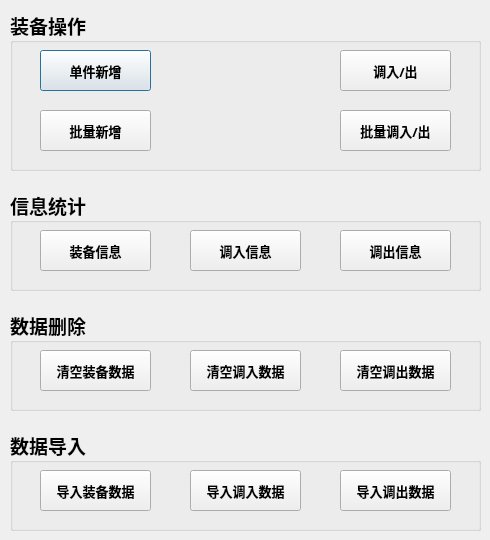
<?xml version="1.0" encoding="UTF-8"?>
<ui version="4.0">
 <class>home</class>
 <widget class="QDialog" name="home">
  <property name="geometry">
   <rect>
    <x>0</x>
    <y>0</y>
    <width>490</width>
    <height>540</height>
   </rect>
  </property>
  <property name="windowTitle">
   <string>机要装备管理系统V2</string>
  </property>
  <widget class="QGroupBox" name="groupBox">
   <property name="geometry">
    <rect>
     <x>10</x>
     <y>10</y>
     <width>471</width>
     <height>161</height>
    </rect>
   </property>
   <property name="font">
    <font>
     <family>微软雅黑</family>
     <pointsize>14</pointsize>
     <weight>75</weight>
     <bold>true</bold>
    </font>
   </property>
   <property name="title">
    <string>装备操作</string>
   </property>
   <widget class="QPushButton" name="new_material_pushButton">
    <property name="geometry">
     <rect>
      <x>30</x>
      <y>40</y>
      <width>111</width>
      <height>41</height>
     </rect>
    </property>
    <property name="palette">
     <palette>
      <active>
       <colorrole role="WindowText">
        <brush brushstyle="SolidPattern">
         <color alpha="255">
          <red>0</red>
          <green>170</green>
          <blue>0</blue>
         </color>
        </brush>
       </colorrole>
      </active>
      <inactive>
       <colorrole role="WindowText">
        <brush brushstyle="SolidPattern">
         <color alpha="255">
          <red>0</red>
          <green>170</green>
          <blue>0</blue>
         </color>
        </brush>
       </colorrole>
      </inactive>
      <disabled>
       <colorrole role="WindowText">
        <brush brushstyle="SolidPattern">
         <color alpha="255">
          <red>120</red>
          <green>120</green>
          <blue>120</blue>
         </color>
        </brush>
       </colorrole>
      </disabled>
     </palette>
    </property>
    <property name="font">
     <font>
      <family>微软雅黑</family>
      <pointsize>10</pointsize>
      <weight>75</weight>
      <bold>true</bold>
     </font>
    </property>
    <property name="text">
     <string>单件新增</string>
    </property>
   </widget>
   <widget class="QPushButton" name="in_material_pushButton">
    <property name="geometry">
     <rect>
      <x>330</x>
      <y>40</y>
      <width>111</width>
      <height>41</height>
     </rect>
    </property>
    <property name="font">
     <font>
      <family>微软雅黑</family>
      <pointsize>10</pointsize>
      <weight>75</weight>
      <bold>true</bold>
     </font>
    </property>
    <property name="text">
     <string>调入/出</string>
    </property>
   </widget>
   <widget class="QPushButton" name="lots_pushButton">
    <property name="geometry">
     <rect>
      <x>330</x>
      <y>100</y>
      <width>111</width>
      <height>41</height>
     </rect>
    </property>
    <property name="font">
     <font>
      <family>微软雅黑</family>
      <pointsize>10</pointsize>
      <weight>75</weight>
      <bold>true</bold>
     </font>
    </property>
    <property name="text">
     <string>批量调入/出</string>
    </property>
   </widget>
   <widget class="QPushButton" name="lots_new_material_pushButton">
    <property name="geometry">
     <rect>
      <x>30</x>
      <y>100</y>
      <width>111</width>
      <height>41</height>
     </rect>
    </property>
    <property name="palette">
     <palette>
      <active>
       <colorrole role="WindowText">
        <brush brushstyle="SolidPattern">
         <color alpha="255">
          <red>0</red>
          <green>170</green>
          <blue>0</blue>
         </color>
        </brush>
       </colorrole>
      </active>
      <inactive>
       <colorrole role="WindowText">
        <brush brushstyle="SolidPattern">
         <color alpha="255">
          <red>0</red>
          <green>170</green>
          <blue>0</blue>
         </color>
        </brush>
       </colorrole>
      </inactive>
      <disabled>
       <colorrole role="WindowText">
        <brush brushstyle="SolidPattern">
         <color alpha="255">
          <red>120</red>
          <green>120</green>
          <blue>120</blue>
         </color>
        </brush>
       </colorrole>
      </disabled>
     </palette>
    </property>
    <property name="font">
     <font>
      <family>微软雅黑</family>
      <pointsize>10</pointsize>
      <weight>75</weight>
      <bold>true</bold>
     </font>
    </property>
    <property name="text">
     <string>批量新增</string>
    </property>
   </widget>
  </widget>
  <widget class="QGroupBox" name="groupBox_2">
   <property name="geometry">
    <rect>
     <x>10</x>
     <y>190</y>
     <width>471</width>
     <height>101</height>
    </rect>
   </property>
   <property name="font">
    <font>
     <family>微软雅黑</family>
     <pointsize>14</pointsize>
     <weight>75</weight>
     <bold>true</bold>
    </font>
   </property>
   <property name="title">
    <string>信息统计</string>
   </property>
   <widget class="QPushButton" name="material_info_btn">
    <property name="geometry">
     <rect>
      <x>30</x>
      <y>40</y>
      <width>111</width>
      <height>41</height>
     </rect>
    </property>
    <property name="font">
     <font>
      <family>微软雅黑</family>
      <pointsize>10</pointsize>
      <weight>75</weight>
      <bold>true</bold>
     </font>
    </property>
    <property name="text">
     <string>装备信息</string>
    </property>
   </widget>
   <widget class="QPushButton" name="in_info_btn">
    <property name="geometry">
     <rect>
      <x>180</x>
      <y>40</y>
      <width>111</width>
      <height>41</height>
     </rect>
    </property>
    <property name="palette">
     <palette>
      <active>
       <colorrole role="WindowText">
        <brush brushstyle="SolidPattern">
         <color alpha="255">
          <red>0</red>
          <green>170</green>
          <blue>0</blue>
         </color>
        </brush>
       </colorrole>
      </active>
      <inactive>
       <colorrole role="WindowText">
        <brush brushstyle="SolidPattern">
         <color alpha="255">
          <red>0</red>
          <green>170</green>
          <blue>0</blue>
         </color>
        </brush>
       </colorrole>
      </inactive>
      <disabled>
       <colorrole role="WindowText">
        <brush brushstyle="SolidPattern">
         <color alpha="255">
          <red>120</red>
          <green>120</green>
          <blue>120</blue>
         </color>
        </brush>
       </colorrole>
      </disabled>
     </palette>
    </property>
    <property name="font">
     <font>
      <family>微软雅黑</family>
      <pointsize>10</pointsize>
      <weight>75</weight>
      <bold>true</bold>
     </font>
    </property>
    <property name="text">
     <string>调入信息</string>
    </property>
   </widget>
   <widget class="QPushButton" name="out_info_btn">
    <property name="geometry">
     <rect>
      <x>330</x>
      <y>40</y>
      <width>111</width>
      <height>41</height>
     </rect>
    </property>
    <property name="font">
     <font>
      <family>微软雅黑</family>
      <pointsize>10</pointsize>
      <weight>75</weight>
      <bold>true</bold>
     </font>
    </property>
    <property name="text">
     <string>调出信息</string>
    </property>
   </widget>
  </widget>
  <widget class="QGroupBox" name="groupBox_3">
   <property name="geometry">
    <rect>
     <x>10</x>
     <y>310</y>
     <width>471</width>
     <height>101</height>
    </rect>
   </property>
   <property name="font">
    <font>
     <family>微软雅黑</family>
     <pointsize>14</pointsize>
     <weight>75</weight>
     <bold>true</bold>
    </font>
   </property>
   <property name="title">
    <string>数据删除</string>
   </property>
   <widget class="QPushButton" name="clear_material_btn">
    <property name="geometry">
     <rect>
      <x>30</x>
      <y>40</y>
      <width>111</width>
      <height>41</height>
     </rect>
    </property>
    <property name="font">
     <font>
      <family>微软雅黑</family>
      <pointsize>10</pointsize>
      <weight>75</weight>
      <bold>true</bold>
     </font>
    </property>
    <property name="text">
     <string>清空装备数据</string>
    </property>
   </widget>
   <widget class="QPushButton" name="clear_in_info_btn">
    <property name="geometry">
     <rect>
      <x>180</x>
      <y>40</y>
      <width>111</width>
      <height>41</height>
     </rect>
    </property>
    <property name="font">
     <font>
      <family>微软雅黑</family>
      <pointsize>10</pointsize>
      <weight>75</weight>
      <bold>true</bold>
     </font>
    </property>
    <property name="text">
     <string>清空调入数据</string>
    </property>
   </widget>
   <widget class="QPushButton" name="clear_out_info_btn">
    <property name="geometry">
     <rect>
      <x>330</x>
      <y>40</y>
      <width>111</width>
      <height>41</height>
     </rect>
    </property>
    <property name="font">
     <font>
      <family>微软雅黑</family>
      <pointsize>10</pointsize>
      <weight>75</weight>
      <bold>true</bold>
     </font>
    </property>
    <property name="text">
     <string>清空调出数据</string>
    </property>
   </widget>
  </widget>
  <widget class="QGroupBox" name="groupBox_4">
   <property name="geometry">
    <rect>
     <x>10</x>
     <y>430</y>
     <width>471</width>
     <height>101</height>
    </rect>
   </property>
   <property name="font">
    <font>
     <family>微软雅黑</family>
     <pointsize>14</pointsize>
     <weight>75</weight>
     <bold>true</bold>
    </font>
   </property>
   <property name="title">
    <string>数据导入</string>
   </property>
   <widget class="QPushButton" name="import_material_btn">
    <property name="geometry">
     <rect>
      <x>30</x>
      <y>40</y>
      <width>111</width>
      <height>41</height>
     </rect>
    </property>
    <property name="font">
     <font>
      <family>微软雅黑</family>
      <pointsize>10</pointsize>
      <weight>75</weight>
      <bold>true</bold>
     </font>
    </property>
    <property name="text">
     <string>导入装备数据</string>
    </property>
   </widget>
   <widget class="QPushButton" name="import_in_info_btn">
    <property name="geometry">
     <rect>
      <x>180</x>
      <y>40</y>
      <width>111</width>
      <height>41</height>
     </rect>
    </property>
    <property name="font">
     <font>
      <family>微软雅黑</family>
      <pointsize>10</pointsize>
      <weight>75</weight>
      <bold>true</bold>
     </font>
    </property>
    <property name="text">
     <string>导入调入数据</string>
    </property>
   </widget>
   <widget class="QPushButton" name="import_out_info_btn">
    <property name="geometry">
     <rect>
      <x>330</x>
      <y>40</y>
      <width>111</width>
      <height>41</height>
     </rect>
    </property>
    <property name="font">
     <font>
      <family>微软雅黑</family>
      <pointsize>10</pointsize>
      <weight>75</weight>
      <bold>true</bold>
     </font>
    </property>
    <property name="text">
     <string>导入调出数据</string>
    </property>
   </widget>
  </widget>
 </widget>
 <resources/>
 <connections/>
</ui>
